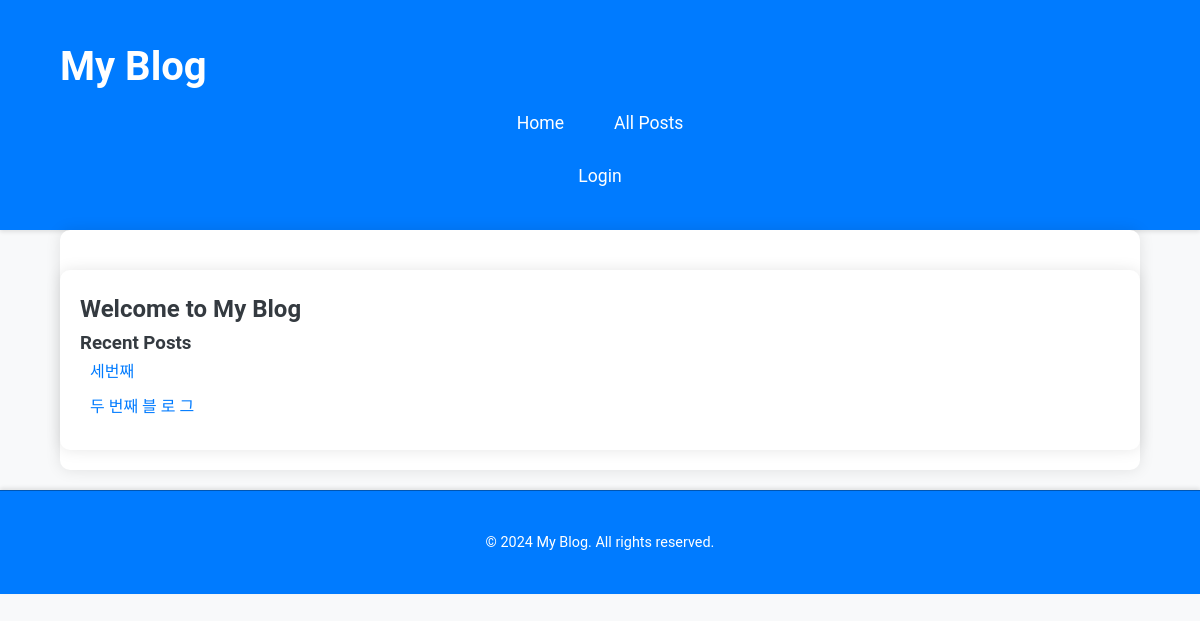
Before: / with the older database file.
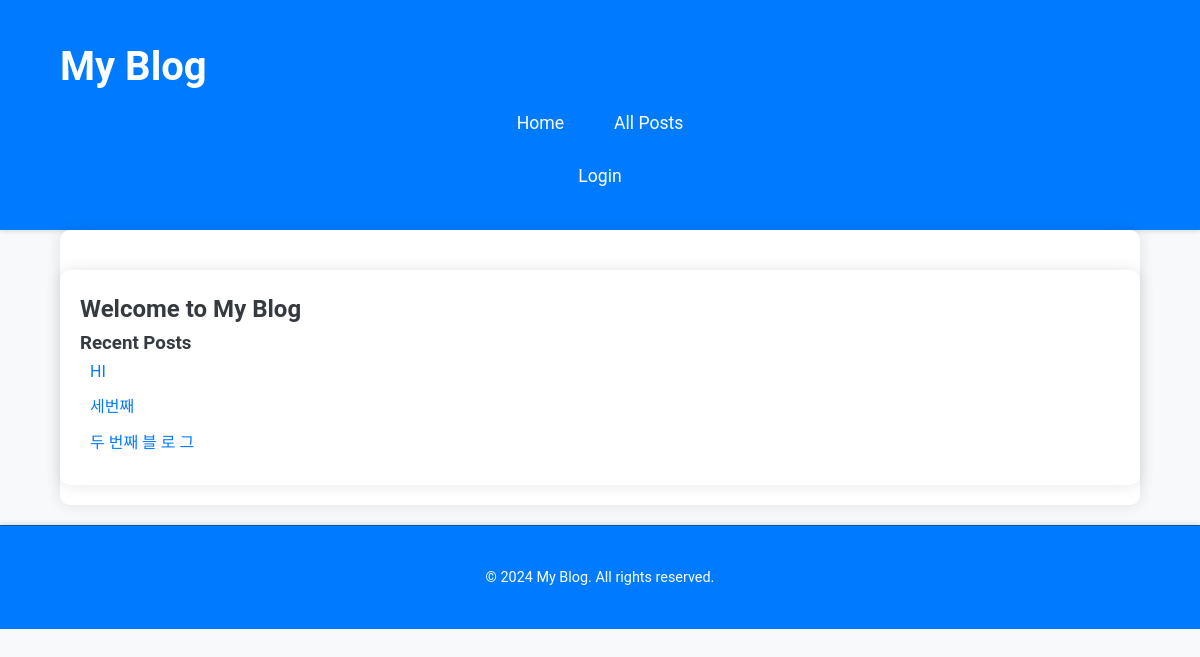
After: the same page with the newer database file.
### blog/models.py (models this page shows, shortened)
class Post(models.Model):
    title = models.CharField(max_length=200) # max 값을 지정해야할때
    content = models.TextField() # 길이 제한이 없을때
    created_date = models.DateTimeField(default=timezone.now) # 날짜와 시간을 의미함
    modified_date = models.DateTimeField(auto_now=True) # 수정될때마다 시간이 자동으로 업데이트 됨
    category = models.ForeignKey(Category, on_delete=models.CASCADE, null=True, related_name = 'posts') # Category 모델과 Post 모델을 1:N 관계로 연결함
    class Meta:
        ordering = ['-created_date'] # -가 있으면 내림차순, 없으면 오름차순

### blog/views.py (the view)
# urls.py: path('', views.home, name='home'),
def home(request):
    recent_post = Post.objects.order_by('-created_date')[:5]
    return render(request, 'blog/home.html', {'recent_posts': recent_post})

### blog/templates/blog/home.html
{% extends 'blog/base.html' %}
{% block content %}
    <div class="content-wrapper">
        <h2>Welcome to My Blog</h2>
        <h3>Recent Posts</h3>
        <ul class="post-list">
        {% for post in recent_posts %}
            <li><a href="#">{{ post.title }}</a></li>
        {% empty %}
            <li>No posts yet.</li>
        {% endfor %}
        </ul>
    </div>
{% endblock %}

Changed rows visible on the page:
added Post: title "HI"
